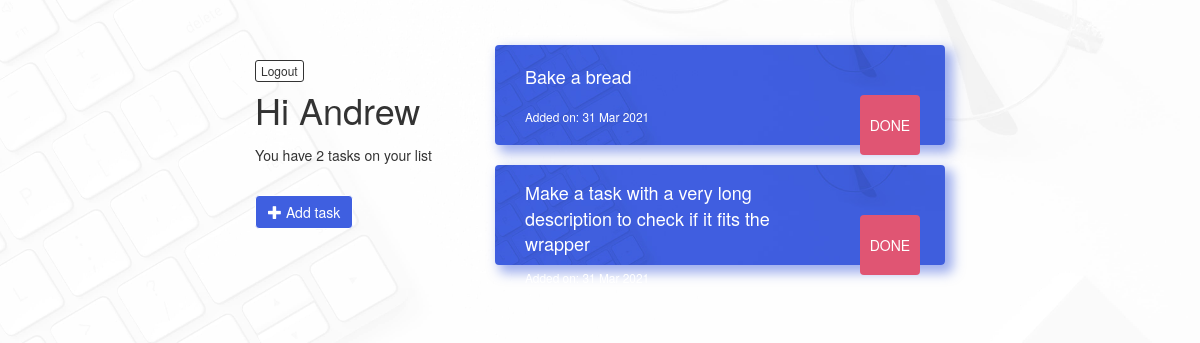
The page /dashboard (signed in) on the database its author committed.
### todo.py (models this page shows)
class User(UserMixin, db.Model):
    id = db.Column(db.Integer, primary_key=True)
    username = db.Column(db.String(15), unique=True)
    email = db.Column(db.String(120), unique=True)
    password = db.Column(db.String(80))
    tasks = db.relationship('Task', backref='author', lazy=True)

class Task(db.Model):
    id = db.Column(db.Integer, primary_key=True)
    task = db.Column(db.String(80), nullable=False)
    date_added = db.Column(db.DateTime, nullable=False, default=datetime.utcnow)
    user_id = db.Column(db.Integer, db.ForeignKey('user.id'), nullable=False)

### todo.py (the view)
@app.route('/dashboard')
@login_required
def dashboard():
    tasks = Task.query.filter_by(user_id=current_user.id).all()
    return render_template('dashboard.html', name=current_user.username, tasks=tasks)

### todo.py (called while the page is built)
@login_manager.user_loader
def load_user(user_id):
    return User.query.get(int(user_id))

### templates/dashboard.html (shortened to what this page needs)
{% extends "bootstrap/base.html" %}
{% block styles %}
    {{super()}}
    <link rel="stylesheet" href="{{url_for('.static', filename='style.css')}}">
{% endblock styles %}
{% block content %}
    <div class="container-fluid dashboard">
        <div class="row">
            <div class="col-sm-12 col-lg-4 page-header">
                <h1>Hi {{ current_user.username | capitalize }}</h1>
                {% if tasks|length < 1 %}
                    <p>You have no tasks at the moment</p>
                {% elif tasks|length == 1 %}
                    <p>You have {{tasks|length}} task on your list</p>
                {% elif tasks|length > 1 %}
                    <p>You have {{tasks|length}} tasks on your list</p>
                {% endif %}
                {% if current_user.is_authenticated %}
                    <a class="btn btn-default btn-xs logout" href="{{ url_for('logout') }}">Logout</a>
                {% endif %}
                <br>
                <a class="btn btn-primary" href="{{ url_for('new_task') }}" role="button"><span class="glyphicon glyphicon glyphicon-plus" aria-hidden="true"></span> Add task</a>
            </div>
            {% if tasks %}
            <div class="col-sm-12 col-lg-8">
                {% for task in tasks %}
                <div class="panel panel-default">
                    <div class="panel-body">
                        <div class="task-details">
                            <p>{{ task.task }}</p>
                            <p><small>Added on: {{ task.date_added.strftime('%d %b %Y')}}</small></p>
                        </div>
                        <div class="btn-done">
                            <form action="{{ url_for('delete', task_id=task.id) }}" method="POST">
                                <input class="btn btn-danger" type="submit" value="DONE">
                            </form>
                        </div>
                    </div>
                </div>
                {% endfor %}
            </div>
            {% endif %}
        </div>
    </div>
{% endblock content %}

### static/style.css (style rules this page uses)
:root { --white: #ffffff; --blue: #3f5fe0; --black: #333333; --red: #e05573; }
body { background: url('../static/assets/bkg-image.jpg') no-repeat center center fixed; -webkit-background-size: cover; -moz-background-size: cover; -o-background-size: cover; background-size: cover; }
.bkg { background: url('../static/assets/bkg-image-white.jpg') no-repeat center center fixed; -webkit-background-size: cover; -moz-background-size: cover; -o-background-size: cover; background-size: cover; }
.btn-default { color: var(--black); background-color: var(--white); border-color: var(--black); }
.btn-primary { color: var(--white); background-color: var(--blue); border-color: var(--white); }
.btn-danger { color: var(--white); background-color: var(--red); border-color: var(--red); }
.dashboard { position: relative; }
.logout { position: absolute; top: 15px; right: 15px; }
.page-header { margin: 0; margin-bottom: 15px; padding: 45px 15px 30px 15px; color: var(--black); }
.page-header h1 { margin: 0; margin-bottom: 15px; overflow: hidden; }
.panel { position: relative; background: url('../static/assets/bkg-image-sm.jpg'); -webkit-background-size: cover; -moz-background-size: cover; -o-background-size: cover; background-size: cover; color: var(--white); border: var(--blue); height: 100px; -webkit-box-shadow: 6px 6px 12px 2px rgba(63,95,224,0.5); box-shadow: 6px 6px 12px 2px rgba(63,95,224,0.5); }
.panel-body { padding: 0 15px; height: 100%; }
.panel-body .row, .panel-body form { height: 100%; }
.task-details { padding: 15px; padding-right: 70px; height: 100%; display: flex; flex-direction: column; justify-content: space-around; }
.task-details p:first-child { font-size: 14px; }
.task-details p:last-child { margin: 0; }
.btn-done { position: absolute; height: 60px; width: 60px; top: 50px; right: 15px; margin: 0 auto; padding: 0; }
.btn-done .btn { width: 100%; height: 100%; padding: 0; border: none; }
@media only screen and (min-width: 768px) { .dashboard { width: 60%; padding: 45px 15px 30px 15px; } }
@media only screen and (min-width: 768px) { .page-header { border: none; } }
@media only screen and (min-width: 768px) { .logout { right: unset; left: 15px; } }
@media only screen and (min-width: 768px) { .task-details { padding-right: 100px; } }
@media only screen and (min-width: 768px) { .task-details p:first-child { font-size: 18px; } }
@media only screen and (min-width: 768px) { .btn-done { right: 25px; } }

### rows shown on the page
User: username "Andrew"
Task: task "Bake a bread", date_added "31 Mar 2021"
Task: task "Make a task with a very long description to check if it fits the wrapper", date_added "31 Mar 2021"

### other values the page prints
{{ tasks|length }} "2"
